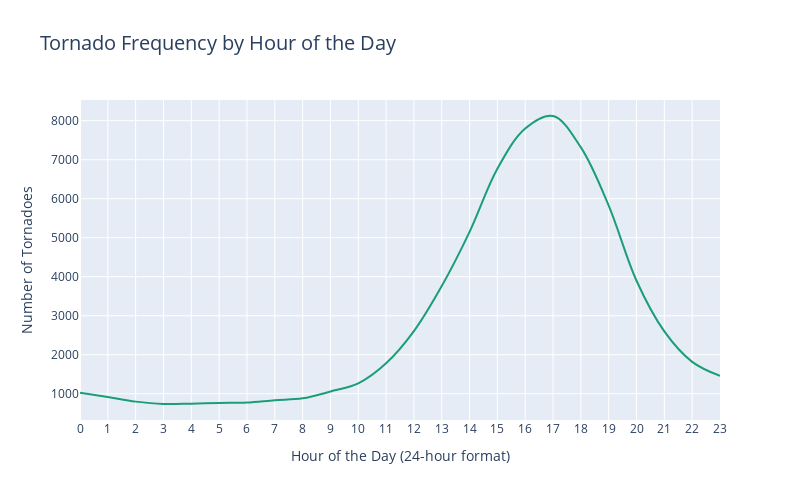

Notebook code cell kept with this figure:
### Markdown cell above
## What time of the day tornados occur frequently?

### Code cell
# Extract the hour from the 'time' column
data['hour'] = pd.to_datetime(data['time'], format='%H:%M:%S').dt.hour

# Count occurrences of tornadoes by hour
hourly_counts = data['hour'].value_counts().sort_index()

# Create a bar chart
fig = px.line(
    hourly_counts,
    x=hourly_counts.index,
    y=hourly_counts.values,
    labels={'x': 'Hour of the Day', 'y': 'Number of Tornadoes'},
    title='Tornado Frequency by Hour of the Day',
    line_shape='spline',
)
fig.update_traces(line=dict(color='rgb(27,158,119)', width=2))

# Update layout for better readability
fig.update_layout(
    width=800,
    height=500,
    xaxis=dict(tickmode='linear'),
    yaxis=dict(title='Number of Tornadoes'),
    xaxis_title='Hour of the Day (24-hour format)',
    title_font_size=20,
)

fig.show()

### Figure 1 — Plotly figure (JSON) as saved in the notebook; plotly's stock layout.template omitted (floating-point values rounded to 4 significant figures)
{"data": [{"hovertemplate": "hour=%{x}<br>Number of Tornadoes=%{y}<extra></extra>", "legendgroup": "", "line": {"color": "rgb(27,158,119)", "dash": "solid", "shape": "spline", "width": 2}, "marker": {"symbol": "circle"}, "mode": "lines", "name": "", "orientation": "v", "showlegend": false, "type": "scatter", "x": [0, 1, 2, 3, 4, 5, 6, 7, 8, 9, 10, 11, 12, 13, 14, 15, 16, 17, 18, 19, 20, 21, 22, 23], "xaxis": "x", "y": [1027, 915, 798, 737, 746, 764, 776, 835, 882, 1057, 1266, 1781, 2606, 3761, 5151, 6769, 7798, 8120, 7315, 5822, 3896, 2597, 1817, 1457], "yaxis": "y"}], "layout": {"height": 500, "legend": {"tracegroupgap": 0}, "title": {"font": {"size": 20}, "text": "Tornado Frequency by Hour of the Day"}, "width": 800, "xaxis": {"anchor": "y", "domain": [0, 1], "tickmode": "linear", "title": {"text": "Hour of the Day (24-hour format)"}}, "yaxis": {"anchor": "x", "domain": [0, 1], "title": {"text": "Number of Tornadoes"}}}}
